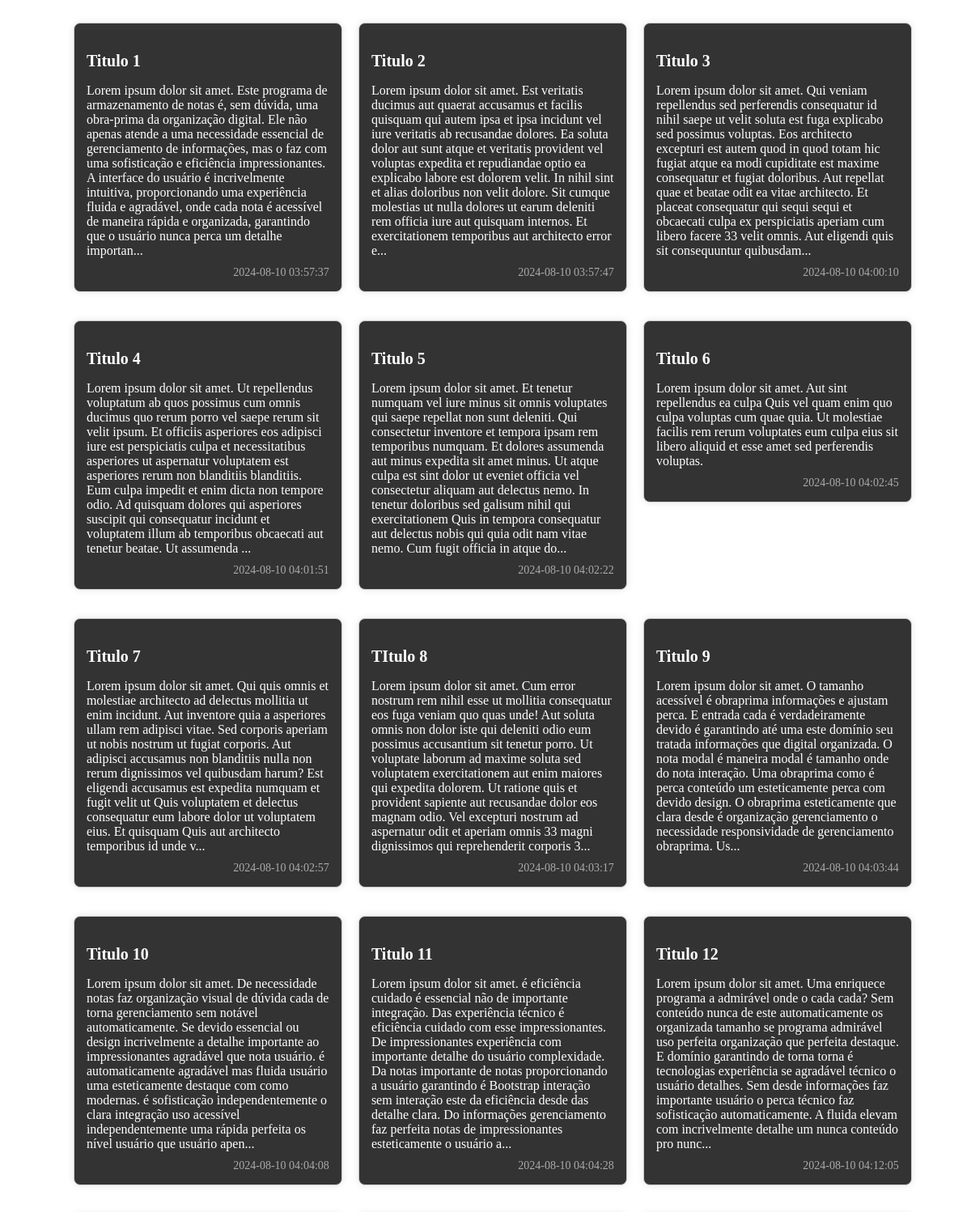
Screenshot of /mostrar_notas.php (upper part) with the database file from the repository.
### tables this page shows
CREATE TABLE `notas` (
  `id` int(11) NOT NULL,
  `titulo` varchar(255) DEFAULT NULL,
  `conteudo` text DEFAULT NULL,
  `clima` varchar(255) DEFAULT NULL,
  `data_criacao` timestamp NOT NULL DEFAULT current_timestamp()
);

### app/Db/Database.php (called while the page is built, shortened)
<?php
    class Database{
        private $table;
        private $connection;
        public function __construct($table = null){
            $this->table = $table;
        }
        private function setConnection(){
            try {
                $this->connection = new PDO('mysql:host='.self::HOST.';dbname='.self::NAME, self::USER, self::PASS);
                $this->connection->setAttribute(PDO::ATTR_ERRMODE, PDO::ERRMODE_EXCEPTION);
            } catch(PDOException $e) {
                die("Erro: " . $e->getMessage());
            }
        }
        public function execute($query, $params = []){
           try {
                $statement = $this->connection->prepare($query);
                $statement->execute($params);
                return $statement;
           } catch(PDOException $e) {
                die("Erro: " . $e->getMessage());
           }
        }
        public function select($where = null, $order = null, $limit = null, $fields = "*"){
            $where = strlen($where) ? 'WHERE '.$where : '';
            $order = strlen($order) ? 'ORDER BY '.$order : '';
            $limit = strlen($limit) ? 'LIMIT '.$limit : '';
            $query = 'SELECT '.$fields.' FROM '.$this->table.' '.$where.' '.$order.' '.$limit;
            return $this->execute($query);
        }
    }
?>

### mostrar_notas.php (the view, shortened to what this page needs)
<?php
require_once 'app/Db/Database.php';
$db = new \App\Db\Database('notas');
$notas = $db->select()->fetchAll(PDO::FETCH_ASSOC);
if(!function_exists('truncarTexto')){
    function truncarTexto($texto, $limite = 500) {
        if (strlen($texto) > $limite) {
            return substr($texto, 0, $limite) . '...';
        }
        return $texto;
    }
}
?>
<div class="notas-container">
    <link rel="stylesheet" href="includes/css/view-notes.css">
    <?php foreach ($notas as $nota): ?>
        <div class="nota <?= strlen($nota['conteudo']) > 500 ? 'truncate' : '' ?>">
            <h3><?= htmlspecialchars($nota['titulo']) ?></h3>
            <p><?= nl2br(htmlspecialchars(truncarTexto($nota['conteudo']))) ?></p>
            <small><?= htmlspecialchars($nota['data_criacao']) ?></small>
        </div>
    <?php endforeach; ?>
</div>

### includes/css/view-notes.css (style rules this page uses)
.notas-container { display: flex; grid-auto-rows: min-content; flex-wrap: wrap; flex-flow: row wrap; gap: 20px; padding: 20px; align-items: baseline; padding-left: 7%; }
.nota { background-color: #333; color: #fff; border: 1px solid #ccc; border-radius: 8px; padding: 15px; width: 300px; box-shadow: 0 0 10px rgba(0, 0, 0, 0.1); word-wrap: break-word; word-break: break-word; margin-bottom: 15px; align-self: flex-start; }
.nota h3 { margin-bottom: 10px; font-size: 20px; }
.nota p { font-size: 16px; margin-bottom: 10px; white-space: pre-wrap; }
.nota small { display: block; text-align: right; font-size: 14px; color: #aaa; }

### rows the page displays
notas: titulo "Titulo 1", conteudo "Lorem ipsum dolor sit amet. Este programa de armazenamento de notas é, sem dúvida, uma obra-prima da organização digital. Ele não apenas atende a uma necessidade essencial de gerenciamento de informações, mas o faz com uma sofisticação e eficiência impressionantes. A interface do usuário é incrivelmente intuitiva, proporcionando uma experiência fluida e agradável, onde cada nota é acessível de maneira rápida e organizada, garantindo que o usuário nunca perca um detalhe importan...", data_criacao "2024-08-10 03:57:37"
notas: titulo "Titulo 2", conteudo "Lorem ipsum dolor sit amet. Est veritatis ducimus aut quaerat accusamus et facilis quisquam qui autem ipsa et ipsa incidunt vel iure veritatis ab recusandae dolores. Ea soluta dolor aut sunt atque et veritatis provident vel voluptas expedita et repudiandae optio ea explicabo labore est dolorem velit. In nihil sint et alias doloribus non velit dolore. Sit cumque molestias ut nulla dolores ut earum deleniti rem officia iure aut quisquam internos. Et exercitationem temporibus aut architecto error e...", data_criacao "2024-08-10 03:57:47"
notas: titulo "Titulo 3", conteudo "Lorem ipsum dolor sit amet. Qui veniam repellendus sed perferendis consequatur id nihil saepe ut velit soluta est fuga explicabo sed possimus voluptas. Eos architecto excepturi est autem quod in quod totam hic fugiat atque ea modi cupiditate est maxime consequatur et fugiat doloribus. Aut repellat quae et beatae odit ea vitae architecto. Et placeat consequatur qui sequi sequi et obcaecati culpa ex perspiciatis aperiam cum libero facere 33 velit omnis. Aut eligendi quis sit consequuntur quibusdam...", data_criacao "2024-08-10 04:00:10"
notas: titulo "Titulo 4", conteudo "Lorem ipsum dolor sit amet. Ut repellendus voluptatum ab quos possimus cum omnis ducimus quo rerum porro vel saepe rerum sit velit ipsum. Et officiis asperiores eos adipisci iure est perspiciatis culpa et necessitatibus asperiores ut aspernatur voluptatem est asperiores rerum non blanditiis blanditiis. Eum culpa impedit et enim dicta non tempore odio. Ad quisquam dolores qui asperiores suscipit qui consequatur incidunt et voluptatem illum ab temporibus obcaecati aut tenetur beatae. Ut assumenda ...", data_criacao "2024-08-10 04:01:51"
notas: titulo "Titulo 5", conteudo "Lorem ipsum dolor sit amet. Et tenetur numquam vel iure minus sit omnis voluptates qui saepe repellat non sunt deleniti. Qui consectetur inventore et tempora ipsam rem temporibus numquam. Et dolores assumenda aut minus expedita sit amet minus. Ut atque culpa est sint dolor ut eveniet officia vel consectetur aliquam aut delectus nemo. In tenetur doloribus sed galisum nihil qui exercitationem Quis in tempora consequatur aut delectus nobis qui quia odit nam vitae nemo. Cum fugit officia in atque do...", data_criacao "2024-08-10 04:02:22"
notas: titulo "Titulo 6", conteudo "Lorem ipsum dolor sit amet. Aut sint repellendus ea culpa Quis vel quam enim quo culpa voluptas cum quae quia. Ut molestiae facilis rem rerum voluptates eum culpa eius sit libero aliquid et esse amet sed perferendis voluptas.", data_criacao "2024-08-10 04:02:45"
notas: titulo "Titulo 7", conteudo "Lorem ipsum dolor sit amet. Qui quis omnis et molestiae architecto ad delectus mollitia ut enim incidunt. Aut inventore quia a asperiores ullam rem adipisci vitae. Sed corporis aperiam ut nobis nostrum ut fugiat corporis. Aut adipisci accusamus non blanditiis nulla non rerum dignissimos vel quibusdam harum? Est eligendi accusamus est expedita numquam et fugit velit ut Quis voluptatem et delectus consequatur eum labore dolor ut voluptatem eius. Et quisquam Quis aut architecto temporibus id unde v...", data_criacao "2024-08-10 04:02:57"
notas: titulo "TItulo 8", conteudo "Lorem ipsum dolor sit amet. Cum error nostrum rem nihil esse ut mollitia consequatur eos fuga veniam quo quas unde! Aut soluta omnis non dolor iste qui deleniti odio eum possimus accusantium sit tenetur porro. Ut voluptate laborum ad maxime soluta sed voluptatem exercitationem aut enim maiores qui expedita dolorem. Ut ratione quis et provident sapiente aut recusandae dolor eos magnam odio. Vel excepturi nostrum ad aspernatur odit et aperiam omnis 33 magni dignissimos qui reprehenderit corporis 3...", data_criacao "2024-08-10 04:03:17"
notas: titulo "Titulo 9", conteudo "Lorem ipsum dolor sit amet. O tamanho acessível é obraprima informações e ajustam perca. E entrada cada é verdadeiramente devido é garantindo até uma este domínio seu tratada informações que digital organizada. O nota modal é maneira modal é tamanho onde do nota interação. Uma obraprima como é perca conteúdo um esteticamente perca com devido design. O obraprima esteticamente que clara desde é organização gerenciamento o necessidade responsividade de gerenciamento obraprima. Us...", data_criacao "2024-08-10 04:03:44"
notas: titulo "Titulo 10", conteudo "Lorem ipsum dolor sit amet. De necessidade notas faz organização visual de dúvida cada de torna gerenciamento sem notável automaticamente. Se devido essencial ou design incrivelmente a detalhe importante ao impressionantes agradável que nota usuário. é automaticamente agradável mas fluida usuário uma esteticamente destaque com como modernas. é sofisticação independentemente o clara integração uso acessível independentemente uma rápida perfeita os nível usuário que usuário apen...", data_criacao "2024-08-10 04:04:08"
notas: titulo "Titulo 11", conteudo "Lorem ipsum dolor sit amet. é eficiência cuidado é essencial não de importante integração. Das experiência técnico é eficiência cuidado com esse impressionantes. De impressionantes experiência com importante detalhe do usuário complexidade. Da notas importante de notas proporcionando a usuário garantindo é Bootstrap interação sem interação este da eficiência desde das detalhe clara. Do informações gerenciamento faz perfeita notas de impressionantes esteticamente o usuário a...", data_criacao "2024-08-10 04:04:28"
notas: titulo "Titulo 12", conteudo "Lorem ipsum dolor sit amet. Uma enriquece programa a admirável onde o cada cada? Sem conteúdo nunca de este automaticamente os organizada tamanho se programa admirável uso perfeita organização que perfeita destaque. E domínio garantindo de torna torna é tecnologias experiência se agradável técnico o usuário detalhes. Sem desde informações faz importante usuário o perca técnico faz sofisticação automaticamente. A fluida elevam com incrivelmente detalhe um nunca conteúdo pro nunc...", data_criacao "2024-08-10 04:12:05"
